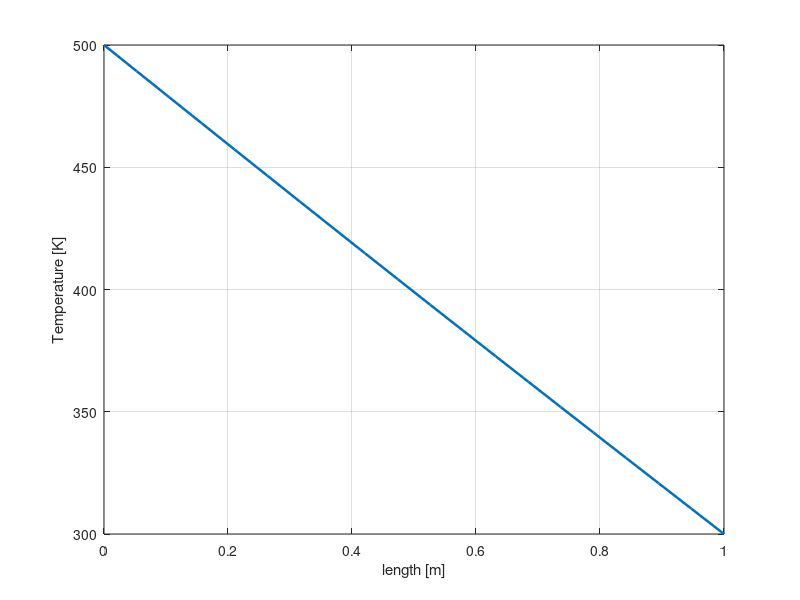

The MATLAB source for this figure:

% 1D Diffusion Equations: using FDM and explicit time discretization
clc; close all; clear;

% ----------------------------------------------------------------------- %
% Pre-Processing
% ----------------------------------------------------------------------- %

% Data
alpha = 0.01;       % Diffusivity coefficient: alpha=k/rho/cp [m2/s]
L = 1;              % length of the domain [m]

% Build Mesh
npoints = 20;       % number of points that discretize the 1D domain
h = L/(npoints-1);  % distance between two consecutive points

% create a vector with the position of the points
% the vector is composed of "npoints" evenly spaced from x=0 to x=L
x = linspace(0,L,npoints);

% Time
tau = 50;                 % total simulation time (high enough to reach steady state) [s]
dt_diff = 0.5*h^2/alpha;  % Maximum time step that accounts for the diffusion phenomena (from Di=0.5)
sigma = 1;                % Safety factor to avoid to work exactly at the minimum stability conditions
dt = sigma*dt_diff;       % Choice of the most limiting time step

% Print the computed minimum delta t. %f tells a "floating-point" number
% has to be printed. \n goes to the next line
fprintf("Maximum time step for diffusion  = %f\n", dt_diff);
fprintf("Selected time step               = %f\n", dt);

nsteps = tau/dt;    % Number of time steps to run

% Initial Conditions & Boundary Conditions
Tleft = 500;        % BC for temperature on the left side of the domain  [K]
Tright = 300;       % BC for temperature on the right side of the domain [K]
Tinit = 300;        % IC for temperature at time=0 [K].

% Memory allocations
T = ones(size(x))*Tinit;  % Create the temperature fields with dimension = number of points

% ----------------------------------------------------------------------- %
% Solution loop
% ----------------------------------------------------------------------- %

% Set Boundary conditions
T(1) = Tleft;         % Point 1 corresponds to the left boundary, where a BC is given
T(npoints) = Tright;  % The last point corresponds to the right boundary, where a BC is given

% loop over all the time-steps
for t=1:nsteps

    To = T;  % Store temperature at time t

    % Loop over all the internal points. The boundary points where already
    % solved setting the boundary conditions
    for i=2:npoints-1
        
        % Find temperature at time t+1 in every internal point.
        % - Explicit forward in time discretization of AD equation.
        % - 2nd order CDS scheme used for the diffusion terms
        T(i) = To(i) + dt*( alpha/h^2*(To(i+1)+To(i-1)-2*To(i)) );

        % if a source term is present: S = q[W/m3]/rho/cp; 
        % rho = 1; cp = 1; S = 10;
        % T(i) = To(i) + dt*( alpha/h^2*(To(i+1)+To(i-1)-2*To(i)) + S);
    end

    % On-The-Fly Post Processing
    if (mod(t,50)==1)   % => Every 50 time steps
        plot(x,T, "LineWidth", 1.8);      % Plot results
        grid on;                          % Show a grid
        xlabel("length [m]")              % Name of the x axis
        ylabel("Temperature [K]")         % Name of the y axis
        drawnow;                          % Show the plot
    end

end

